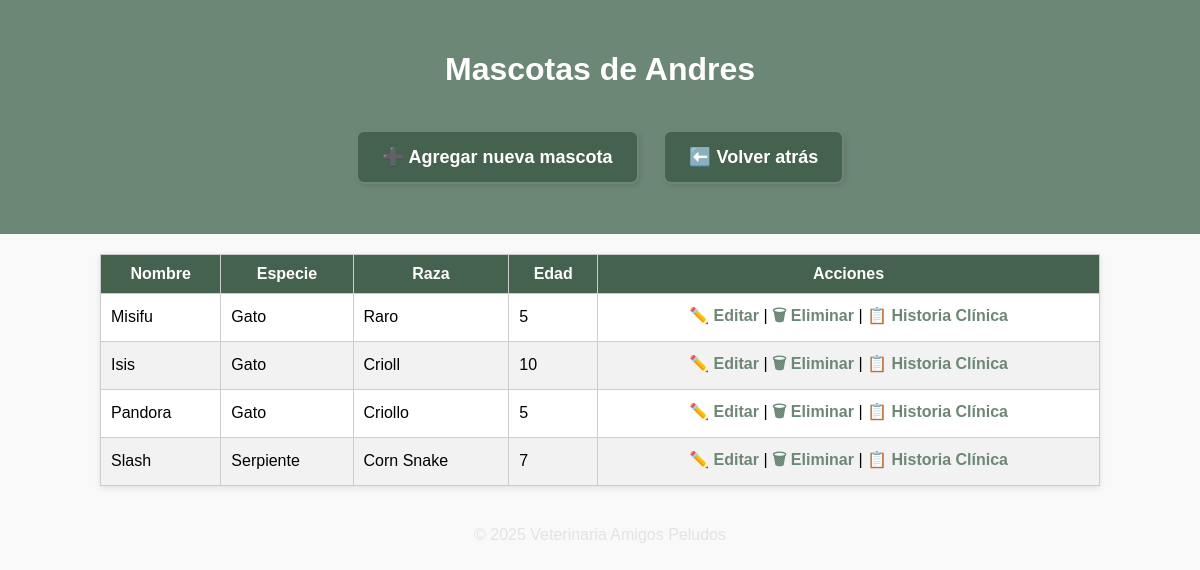
The page /clientes/3/mascotas/ on the database its author committed.
### principal/models.py (models this page shows, shortened)
class Cliente(models.Model):
    nombre = models.CharField(max_length=100)
    cedula = models.CharField(max_length=20, unique=True)
    telefono = models.CharField(max_length=20, blank=True, null=True)
    direccion = models.CharField(max_length=255, blank=True, null=True)
    activo = models.BooleanField(default=True)

class Mascota(models.Model):
    nombre_mascota = models.CharField(max_length=100)
    especie = models.CharField(max_length=50, blank=True)
    raza = models.CharField(max_length=50, blank=True)
    edad = models.PositiveIntegerField(null=True, blank=True)
    cliente = models.ForeignKey(Cliente, on_delete=models.CASCADE, related_name='mascotas')
    activo = models.BooleanField(default=True)

### principal/views.py (the view)
# urls.py: path('clientes/<int:cliente_id>/mascotas/', views.mascotas_por_cliente, name='mascotas_por_cliente'),
def mascotas_por_cliente(request, cliente_id):
    cliente = get_object_or_404(Cliente, id=cliente_id)
    mascotas = Mascota.objects.filter(cliente=cliente)
    return render(request, 'principal/mascotas_por_cliente.html', {'cliente': cliente, 'mascotas': mascotas})

### principal/templates/principal/mascotas_por_cliente.html (shortened to what this page needs)
{% load static %}
<!DOCTYPE html>
<html lang="es">
<head>
    <link rel="stylesheet" href="{% static 'principal/css/listas.css' %}">
</head>
<body>
<header>
    <h1>Mascotas de {{ cliente.nombre }}</h1>
    <a href="{% url 'crear_mascota' %}?cliente_id={{ cliente.id }}" class="btn">➕ Agregar nueva mascota</a>
    <a href="#" onclick="history.back(); return false;" class="btn">⬅️ Volver atrás</a>
</header>
<table>
    <thead>
        <tr>
            <th>Nombre</th>
            <th>Especie</th>
            <th>Raza</th>
            <th>Edad</th>
            <th>Acciones</th>
        </tr>
    </thead>
    <tbody>
        {% for mascota in mascotas %}
        <tr>
            <td>{{ mascota.nombre_mascota }}</td>
            <td>{{ mascota.especie }}</td>
            <td>{{ mascota.raza }}</td>
            <td>{{ mascota.edad }}</td>
            <td>
                <a href="{% url 'editar_mascota' mascota.id %}">✏️ Editar</a> |
                <a href="{% url 'eliminar_mascota' mascota.id %}" onclick="return confirm('¿Eliminar esta mascota?');">🗑 Eliminar</a> |
                <a href="{% url 'historia_clinica' mascota.id %}">📋 Historia Clínica</a>
            </td>
        </tr>
        {% empty %}
        <tr><td colspan="5">Este cliente no tiene mascotas registradas.</td></tr>
        {% endfor %}
    </tbody>
</table>
<footer>
    <p>© 2025 Veterinaria Amigos Peludos</p>
</footer>
</body>
</html>

### principal/static/principal/css/listas.css (style rules this page uses)
body { font-family: Arial, sans-serif; background-color: #f9f9f9; margin: 0; padding: 0; text-align: center; }
header { background-color: #6D8777; color: white; padding: 30px 20px; }
.btn { display: inline-flex; align-items: center; gap: 8px; margin: 20px 10px; padding: 14px 24px; background-color: #45624E; color: white; text-decoration: none; border-radius: 8px; font-size: 18px; font-weight: bold; border: 2px solid #6D8777; box-shadow: 2px 2px 5px rgba(0, 0, 0, 0.1); transition: background-color 0.3s ease, transform 0.2s ease; }
table { margin: 20px auto; border-collapse: collapse; width: 90%; max-width: 1000px; background-color: white; box-shadow: 0 2px 6px rgba(0,0,0,0.1); }
th, td { padding: 10px; border: 1px solid #ccc; text-align: left; }
th { background-color: #45624E; color: white; text-align: center; }
tr:nth-child(even) { background-color: #f2f2f2; }
td a { text-decoration: none; color: #6D8777; font-weight: bold; }
footer { margin-top: 40px; color: #e3e3e3; }
td:nth-child(5) { text-align: center; }

### rows shown on the page
Cliente: nombre "Andres"
Mascota: nombre_mascota "Misifu", especie "Gato", raza "Raro", edad "5"
Mascota: nombre_mascota "Isis", especie "Gato", raza "Crioll", edad "10"
Mascota: nombre_mascota "Pandora", especie "Gato", raza "Criollo", edad "5"
Mascota: nombre_mascota "Slash", especie "Serpiente", raza "Corn Snake", edad "7"
